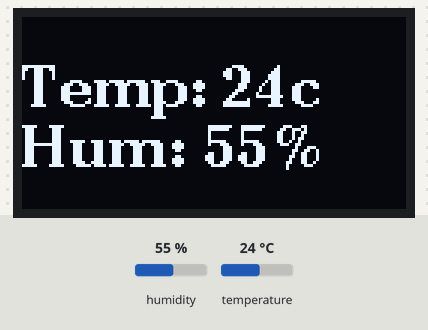
Recording of a sketch running on a simulated Arduino Uno, built with avr-gcc and run on an emulated ATmega328P. Parts: 128×64 one-colour display. The inputs (shaded band) are chosen by the test bench; at power-on: humidity 55 %, temperature 24 °C.

Above: at 3.2 s.
3.3 s: humidity set to 22 %
At 6.5 s:
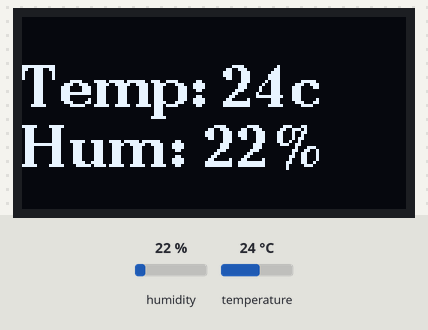
6.8 s: temperature set to 12 °C
At 9.1 s:
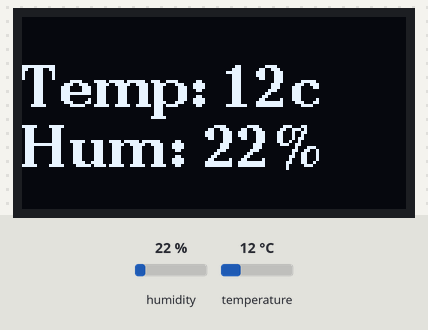
10.0 s: humidity set to 40 %
At 13.2 s:
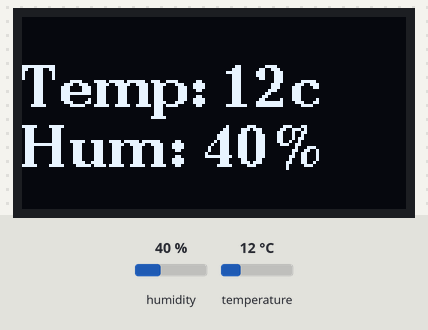
14.0 s: temperature set to 19 °C
At 16.0 s:
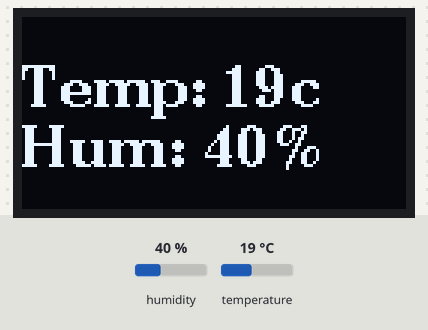
Timing chart, 0 to 17.5 s (numbered marks = the images above; inputs shaded):
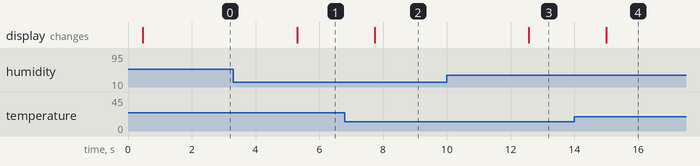

Measured:
- after the input at 3.3 s, the display: changes after 2.0 s (image 1)
- after the input at 6.8 s, the display: changes after 0.93 s (image 2)
- after the input at 10.0 s, the display: changes after 2.6 s (image 3)
- after the input at 14.0 s, the display: changes after 1.0 s (image 4)

The sketch:

sketch_jul04c.ino
```cpp
#include <DHT.h>
#include <SPI.h>
#include <U8g2lib.h>

#define DHTPIN A0
#define DHTTYPE DHT11 // DHT 11
DHT dht = DHT(DHTPIN, DHTTYPE);

U8G2_SSD1306_128X64_NONAME_1_4W_SW_SPI u8g2(U8G2_R0, 13, 11, 10, 9, 8); // D0=13, D1=11, CS=10, DC=9, Reset=8

/* u8g2.begin() is required and will sent the setup/init sequence to the display */
void setup(void)
{
	u8g2.begin();
	dht.begin();
}

/* draw something on the display with the `firstPage()`/`nextPage()` loop*/
void loop(void)
{
	float t = dht.readTemperature();
	float h = dht.readHumidity();

	u8g2.firstPage();
	do
	{
		u8g2.setFont(u8g2_font_ncenB14_tr);
		u8g2.drawStr(0, 30, "Temp: ");
		u8g2.drawStr(0, 50, "Hum: ");
		u8g2.setCursor(66, 30); // set position
		u8g2.print(t, 0);
		u8g2.drawStr(90, 30, "c ");
		u8g2.setCursor(60, 50);
		u8g2.print(h, 0); // display humidity from DHT11
		u8g2.drawStr(85, 50, "% ");
	} while (
		u8g2.nextPage());
	delay(2000);
}
```
